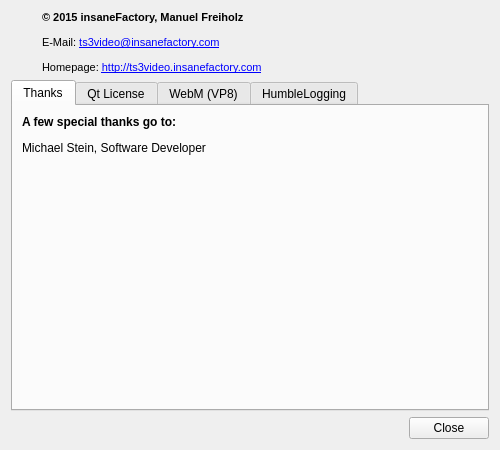
<?xml version="1.0" encoding="UTF-8"?>
<ui version="4.0">
 <class>AboutWidget</class>
 <widget class="QWidget" name="AboutWidget">
  <property name="geometry">
   <rect>
    <x>0</x>
    <y>0</y>
    <width>500</width>
    <height>450</height>
   </rect>
  </property>
  <property name="minimumSize">
   <size>
    <width>500</width>
    <height>450</height>
   </size>
  </property>
  <property name="windowTitle">
   <string>About</string>
  </property>
  <layout class="QVBoxLayout" name="verticalLayout">
   <item>
    <layout class="QHBoxLayout" name="horizontalLayout" stretch="0,1">
     <property name="spacing">
      <number>24</number>
     </property>
     <item>
      <widget class="QLabel" name="label">
       <property name="text">
        <string/>
       </property>
       <property name="pixmap">
        <pixmap resource="../res/res.qrc">:/insanefactory-77x128.png</pixmap>
       </property>
      </widget>
     </item>
     <item>
      <widget class="QLabel" name="label_2">
       <property name="text">
        <string>&lt;!DOCTYPE HTML PUBLIC &quot;-//W3C//DTD HTML 4.0//EN&quot; &quot;http://www.w3.org/TR/REC-html40/strict.dtd&quot;&gt;
&lt;html&gt;&lt;head&gt;&lt;meta name=&quot;qrichtext&quot; content=&quot;1&quot; /&gt;&lt;style type=&quot;text/css&quot;&gt;
p, li { white-space: pre-wrap; }
&lt;/style&gt;&lt;/head&gt;&lt;body style=&quot; font-family:'MS Shell Dlg 2'; font-size:8pt; font-weight:400; font-style:normal;&quot;&gt;
&lt;p style=&quot; margin-top:12px; margin-bottom:12px; margin-left:0px; margin-right:0px; -qt-block-indent:0; text-indent:0px;&quot;&gt;&lt;span style=&quot; font-weight:600;&quot;&gt;© 2015 insaneFactory, Manuel Freiholz&lt;/span&gt;&lt;/p&gt;
&lt;p style=&quot; margin-top:12px; margin-bottom:12px; margin-left:0px; margin-right:0px; -qt-block-indent:0; text-indent:0px;&quot;&gt;E-Mail: &lt;a href=&quot;mailto:ts3video@insanefactory.com&quot;&gt;&lt;span style=&quot; text-decoration: underline; color:#0000ff;&quot;&gt;ts3video@insanefactory.com&lt;/span&gt;&lt;/a&gt;&lt;/p&gt;
&lt;p style=&quot; margin-top:12px; margin-bottom:12px; margin-left:0px; margin-right:0px; -qt-block-indent:0; text-indent:0px;&quot;&gt;Homepage: &lt;a href=&quot;http://ts3video.insanefactory.com&quot;&gt;&lt;span style=&quot; text-decoration: underline; color:#0000ff;&quot;&gt;http://ts3video.insanefactory.com&lt;/span&gt;&lt;/a&gt;&lt;/p&gt;&lt;/body&gt;&lt;/html&gt;</string>
       </property>
       <property name="textFormat">
        <enum>Qt::RichText</enum>
       </property>
       <property name="openExternalLinks">
        <bool>true</bool>
       </property>
      </widget>
     </item>
    </layout>
   </item>
   <item>
    <widget class="QTabWidget" name="tabWidget">
     <property name="currentIndex">
      <number>0</number>
     </property>
     <widget class="QWidget" name="tab">
      <attribute name="title">
       <string>Thanks</string>
      </attribute>
      <layout class="QVBoxLayout" name="verticalLayout_4">
       <item>
        <widget class="QLabel" name="label_3">
         <property name="text">
          <string>&lt;html&gt;&lt;head/&gt;&lt;body&gt;&lt;p&gt;&lt;span style=&quot; font-weight:600;&quot;&gt;A few special thanks go to:&lt;/span&gt;&lt;/p&gt;&lt;p&gt;Michael Stein, Software Developer&lt;/p&gt;&lt;/body&gt;&lt;/html&gt;</string>
         </property>
         <property name="alignment">
          <set>Qt::AlignLeading|Qt::AlignLeft|Qt::AlignTop</set>
         </property>
        </widget>
       </item>
      </layout>
     </widget>
     <widget class="QWidget" name="tab_2">
      <attribute name="title">
       <string>Qt License</string>
      </attribute>
      <layout class="QVBoxLayout" name="verticalLayout_2">
       <item>
        <widget class="QPlainTextEdit" name="plainTextEdit">
         <property name="readOnly">
          <bool>true</bool>
         </property>
         <property name="plainText">
          <string>                   GNU LESSER GENERAL PUBLIC LICENSE
                       Version 3, 29 June 2007

 Copyright (C) 2007 Free Software Foundation, Inc. &lt;http://fsf.org/&gt;
 Everyone is permitted to copy and distribute verbatim copies
 of this license document, but changing it is not allowed.

  This version of the GNU Lesser General Public License incorporates
the terms and conditions of version 3 of the GNU General Public
License, supplemented by the additional permissions listed below.

  0. Additional Definitions.

  As used herein, &quot;this License&quot; refers to version 3 of the GNU Lesser
General Public License, and the &quot;GNU GPL&quot; refers to version 3 of the GNU
General Public License.

  &quot;The Library&quot; refers to a covered work governed by this License,
other than an Application or a Combined Work as defined below.

  An &quot;Application&quot; is any work that makes use of an interface provided
by the Library, but which is not otherwise based on the Library.
Defining a subclass of a class defined by the Library is deemed a mode
of using an interface provided by the Library.

  A &quot;Combined Work&quot; is a work produced by combining or linking an
Application with the Library.  The particular version of the Library
with which the Combined Work was made is also called the &quot;Linked
Version&quot;.

  The &quot;Minimal Corresponding Source&quot; for a Combined Work means the
Corresponding Source for the Combined Work, excluding any source code
for portions of the Combined Work that, considered in isolation, are
based on the Application, and not on the Linked Version.

  The &quot;Corresponding Application Code&quot; for a Combined Work means the
object code and/or source code for the Application, including any data
and utility programs needed for reproducing the Combined Work from the
Application, but excluding the System Libraries of the Combined Work.

  1. Exception to Section 3 of the GNU GPL.

  You may convey a covered work under sections 3 and 4 of this License
without being bound by section 3 of the GNU GPL.

  2. Conveying Modified Versions.

  If you modify a copy of the Library, and, in your modifications, a
facility refers to a function or data to be supplied by an Application
that uses the facility (other than as an argument passed when the
facility is invoked), then you may convey a copy of the modified
version:

   a) under this License, provided that you make a good faith effort to
   ensure that, in the event an Application does not supply the
   function or data, the facility still operates, and performs
   whatever part of its purpose remains meaningful, or

   b) under the GNU GPL, with none of the additional permissions of
   this License applicable to that copy.

  3. Object Code Incorporating Material from Library Header Files.

  The object code form of an Application may incorporate material from
a header file that is part of the Library.  You may convey such object
code under terms of your choice, provided that, if the incorporated
material is not limited to numerical parameters, data structure
layouts and accessors, or small macros, inline functions and templates
(ten or fewer lines in length), you do both of the following:

   a) Give prominent notice with each copy of the object code that the
   Library is used in it and that the Library and its use are
   covered by this License.

   b) Accompany the object code with a copy of the GNU GPL and this license
   document.

  4. Combined Works.

  You may convey a Combined Work under terms of your choice that,
taken together, effectively do not restrict modification of the
portions of the Library contained in the Combined Work and reverse
engineering for debugging such modifications, if you also do each of
the following:

   a) Give prominent notice with each copy of the Combined Work that
   the Library is used in it and that the Library and its use are
   covered by this License.

   b) Accompany the Combined Work with a copy of the GNU GPL and this license
   document.

   c) For a Combined Work that displays copyright notices during
   execution, include the copyright notice for the Library among
   these notices, as well as a reference directing the user to the
   copies of the GNU GPL and this license document.

   d) Do one of the following:

       0) Convey the Minimal Corresponding Source under the terms of this
       License, and the Corresponding Application Code in a form
       suitable for, and under terms that permit, the user to
       recombine or relink the Application with a modified version of
       the Linked Version to produce a modified Combined Work, in the
       manner specified by section 6 of the GNU GPL for conveying
       Corresponding Source.

       1) Use a suitable shared library mechanism for linking with the
       Library.  A suitable mechanism is one that (a) uses at run time
       a copy of the Library already present on the user's computer
       system, and (b) will operate properly with a modified version
       of the Library that is interface-compatible with the Linked
       Version.

   e) Provide Installation Information, but only if you would otherwise
   be required to provide such information under section 6 of the
   GNU GPL, and only to the extent that such information is
   necessary to install and execute a modified version of the
   Combined Work produced by recombining or relinking the
   Application with a modified version of the Linked Version. (If
   you use option 4d0, the Installation Information must accompany
   the Minimal Corresponding Source and Corresponding Application
   Code. If you use option 4d1, you must provide the Installation
   Information in the manner specified by section 6 of the GNU GPL
   for conveying Corresponding Source.)

  5. Combined Libraries.

  You may place library facilities that are a work based on the
Library side by side in a single library together with other library
facilities that are not Applications and are not covered by this
License, and convey such a combined library under terms of your
choice, if you do both of the following:

   a) Accompany the combined library with a copy of the same work based
   on the Library, uncombined with any other library facilities,
   conveyed under the terms of this License.

   b) Give prominent notice with the combined library that part of it
   is a work based on the Library, and explaining where to find the
   accompanying uncombined form of the same work.

  6. Revised Versions of the GNU Lesser General Public License.

  The Free Software Foundation may publish revised and/or new versions
of the GNU Lesser General Public License from time to time. Such new
versions will be similar in spirit to the present version, but may
differ in detail to address new problems or concerns.

  Each version is given a distinguishing version number. If the
Library as you received it specifies that a certain numbered version
of the GNU Lesser General Public License &quot;or any later version&quot;
applies to it, you have the option of following the terms and
conditions either of that published version or of any later version
published by the Free Software Foundation. If the Library as you
received it does not specify a version number of the GNU Lesser
General Public License, you may choose any version of the GNU Lesser
General Public License ever published by the Free Software Foundation.

  If the Library as you received it specifies that a proxy can decide
whether future versions of the GNU Lesser General Public License shall
apply, that proxy's public statement of acceptance of any version is
permanent authorization for you to choose that version for the
Library.
LGPL version 2.1

                  GNU LESSER GENERAL PUBLIC LICENSE
                       Version 2.1, February 1999

 Copyright (C) 1991, 1999 Free Software Foundation, Inc.
 51 Franklin Street, Fifth Floor, Boston, MA  02110-1301  USA
 Everyone is permitted to copy and distribute verbatim copies
 of this license document, but changing it is not allowed.

[This is the first released version of the Lesser GPL.  It also counts
 as the successor of the GNU Library Public License, version 2, hence
 the version number 2.1.]

                            Preamble

  The licenses for most software are designed to take away your
freedom to share and change it.  By contrast, the GNU General Public
Licenses are intended to guarantee your freedom to share and change
free software--to make sure the software is free for all its users.

  This license, the Lesser General Public License, applies to some
specially designated software packages--typically libraries--of the
Free Software Foundation and other authors who decide to use it.  You
can use it too, but we suggest you first think carefully about whether
this license or the ordinary General Public License is the better
strategy to use in any particular case, based on the explanations below.

  When we speak of free software, we are referring to freedom of use,
not price.  Our General Public Licenses are designed to make sure that
you have the freedom to distribute copies of free software (and charge
for this service if you wish); that you receive source code or can get
it if you want it; that you can change the software and use pieces of
it in new free programs; and that you are informed that you can do
these things.

  To protect your rights, we need to make restrictions that forbid
distributors to deny you these rights or to ask you to surrender these
rights.  These restrictions translate to certain responsibilities for
you if you distribute copies of the library or if you modify it.

  For example, if you distribute copies of the library, whether gratis
or for a fee, you must give the recipients all the rights that we gave
you.  You must make sure that they, too, receive or can get the source
code.  If you link other code with the library, you must provide
complete object files to the recipients, so that they can relink them
with the library after making changes to the library and recompiling
it.  And you must show them these terms so they know their rights.

  We protect your rights with a two-step method: (1) we copyright the
library, and (2) we offer you this license, which gives you legal
permission to copy, distribute and/or modify the library.

  To protect each distributor, we want to make it very clear that
there is no warranty for the free library.  Also, if the library is
modified by someone else and passed on, the recipients should know
that what they have is not the original version, so that the original
author's reputation will not be affected by problems that might be
introduced by others.

  Finally, software patents pose a constant threat to the existence of
any free program.  We wish to make sure that a company cannot
effectively restrict the users of a free program by obtaining a
restrictive license from a patent holder.  Therefore, we insist that
any patent license obtained for a version of the library must be
consistent with the full freedom of use specified in this license.

  Most GNU software, including some libraries, is covered by the
ordinary GNU General Public License.  This license, the GNU Lesser
General Public License, applies to certain designated libraries, and
is quite different from the ordinary General Public License.  We use
this license for certain libraries in order to permit linking those
libraries into non-free programs.

  When a program is linked with a library, whether statically or using
a shared library, the combination of the two is legally speaking a
combined work, a derivative of the original library.  The ordinary
General Public License therefore permits such linking only if the
entire combination fits its criteria of freedom.  The Lesser General
Public License permits more lax criteria for linking other code with
the library.

  We call this license the &quot;Lesser&quot; General Public License because it
does Less to protect the user's freedom than the ordinary General
Public License.  It also provides other free software developers Less
of an advantage over competing non-free programs.  These disadvantages
are the reason we use the ordinary General Public License for many
libraries.  However, the Lesser license provides advantages in certain
special circumstances.

  For example, on rare occasions, there may be a special need to
encourage the widest possible use of a certain library, so that it becomes
a de-facto standard.  To achieve this, non-free programs must be
allowed to use the library.  A more frequent case is that a free
library does the same job as widely used non-free libraries.  In this
case, there is little to gain by limiting the free library to free
software only, so we use the Lesser General Public License.

  In other cases, permission to use a particular library in non-free
programs enables a greater number of people to use a large body of
free software.  For example, permission to use the GNU C Library in
non-free programs enables many more people to use the whole GNU
operating system, as well as its variant, the GNU/Linux operating
system.

  Although the Lesser General Public License is Less protective of the
users' freedom, it does ensure that the user of a program that is
linked with the Library has the freedom and the wherewithal to run
that program using a modified version of the Library.

  The precise terms and conditions for copying, distribution and
modification follow.  Pay close attention to the difference between a
&quot;work based on the library&quot; and a &quot;work that uses the library&quot;.  The
former contains code derived from the library, whereas the latter must
be combined with the library in order to run.

                  GNU LESSER GENERAL PUBLIC LICENSE
   TERMS AND CONDITIONS FOR COPYING, DISTRIBUTION AND MODIFICATION

  0. This License Agreement applies to any software library or other
program which contains a notice placed by the copyright holder or
other authorized party saying it may be distributed under the terms of
this Lesser General Public License (also called &quot;this License&quot;).
Each licensee is addressed as &quot;you&quot;.

  A &quot;library&quot; means a collection of software functions and/or data
prepared so as to be conveniently linked with application programs
(which use some of those functions and data) to form executables.

  The &quot;Library&quot;, below, refers to any such software library or work
which has been distributed under these terms.  A &quot;work based on the
Library&quot; means either the Library or any derivative work under
copyright law: that is to say, a work containing the Library or a
portion of it, either verbatim or with modifications and/or translated
straightforwardly into another language.  (Hereinafter, translation is
included without limitation in the term &quot;modification&quot;.)

  &quot;Source code&quot; for a work means the preferred form of the work for
making modifications to it.  For a library, complete source code means
all the source code for all modules it contains, plus any associated
interface definition files, plus the scripts used to control compilation
and installation of the library.

  Activities other than copying, distribution and modification are not
covered by this License; they are outside its scope.  The act of
running a program using the Library is not restricted, and output from
such a program is covered only if its contents constitute a work based
on the Library (independent of the use of the Library in a tool for
writing it).  Whether that is true depends on what the Library does
and what the program that uses the Library does.

  1. You may copy and distribute verbatim copies of the Library's
complete source code as you receive it, in any medium, provided that
you conspicuously and appropriately publish on each copy an
appropriate copyright notice and disclaimer of warranty; keep intact
all the notices that refer to this License and to the absence of any
warranty; and distribute a copy of this License along with the
Library.

  You may charge a fee for the physical act of transferring a copy,
and you may at your option offer warranty protection in exchange for a
fee.

  2. You may modify your copy or copies of the Library or any portion
of it, thus forming a work based on the Library, and copy and
distribute such modifications or work under the terms of Section 1
above, provided that you also meet all of these conditions:

    a) The modified work must itself be a software library.

    b) You must cause the files modified to carry prominent notices
    stating that you changed the files and the date of any change.

    c) You must cause the whole of the work to be licensed at no
    charge to all third parties under the terms of this License.

    d) If a facility in the modified Library refers to a function or a
    table of data to be supplied by an application program that uses
    the facility, other than as an argument passed when the facility
    is invoked, then you must make a good faith effort to ensure that,
    in the event an application does not supply such function or
    table, the facility still operates, and performs whatever part of
    its purpose remains meaningful.

    (For example, a function in a library to compute square roots has
    a purpose that is entirely well-defined independent of the
    application.  Therefore, Subsection 2d requires that any
    application-supplied function or table used by this function must
    be optional: if the application does not supply it, the square
    root function must still compute square roots.)

These requirements apply to the modified work as a whole.  If
identifiable sections of that work are not derived from the Library,
and can be reasonably considered independent and separate works in
themselves, then this License, and its terms, do not apply to those
sections when you distribute them as separate works.  But when you
distribute the same sections as part of a whole which is a work based
on the Library, the distribution of the whole must be on the terms of
this License, whose permissions for other licensees extend to the
entire whole, and thus to each and every part regardless of who wrote
it.

Thus, it is not the intent of this section to claim rights or contest
your rights to work written entirely by you; rather, the intent is to
exercise the right to control the distribution of derivative or
collective works based on the Library.

In addition, mere aggregation of another work not based on the Library
with the Library (or with a work based on the Library) on a volume of
a storage or distribution medium does not bring the other work under
the scope of this License.

  3. You may opt to apply the terms of the ordinary GNU General Public
License instead of this License to a given copy of the Library.  To do
this, you must alter all the notices that refer to this License, so
that they refer to the ordinary GNU General Public License, version 2,
instead of to this License.  (If a newer version than version 2 of the
ordinary GNU General Public License has appeared, then you can specify
that version instead if you wish.)  Do not make any other change in
these notices.

  Once this change is made in a given copy, it is irreversible for
that copy, so the ordinary GNU General Public License applies to all
subsequent copies and derivative works made from that copy.

  This option is useful when you wish to copy part of the code of
the Library into a program that is not a library.

  4. You may copy and distribute the Library (or a portion or
derivative of it, under Section 2) in object code or executable form
under the terms of Sections 1 and 2 above provided that you accompany
it with the complete corresponding machine-readable source code, which
must be distributed under the terms of Sections 1 and 2 above on a
medium customarily used for software interchange.

  If distribution of object code is made by offering access to copy
from a designated place, then offering equivalent access to copy the
source code from the same place satisfies the requirement to
distribute the source code, even though third parties are not
compelled to copy the source along with the object code.

  5. A program that contains no derivative of any portion of the
Library, but is designed to work with the Library by being compiled or
linked with it, is called a &quot;work that uses the Library&quot;.  Such a
work, in isolation, is not a derivative work of the Library, and
therefore falls outside the scope of this License.

  However, linking a &quot;work that uses the Library&quot; with the Library
creates an executable that is a derivative of the Library (because it
contains portions of the Library), rather than a &quot;work that uses the
library&quot;.  The executable is therefore covered by this License.
Section 6 states terms for distribution of such executables.

  When a &quot;work that uses the Library&quot; uses material from a header file
that is part of the Library, the object code for the work may be a
derivative work of the Library even though the source code is not.
Whether this is true is especially significant if the work can be
linked without the Library, or if the work is itself a library.  The
threshold for this to be true is not precisely defined by law.

  If such an object file uses only numerical parameters, data
structure layouts and accessors, and small macros and small inline
functions (ten lines or less in length), then the use of the object
file is unrestricted, regardless of whether it is legally a derivative
work.  (Executables containing this object code plus portions of the
Library will still fall under Section 6.)

  Otherwise, if the work is a derivative of the Library, you may
distribute the object code for the work under the terms of Section 6.
Any executables containing that work also fall under Section 6,
whether or not they are linked directly with the Library itself.

  6. As an exception to the Sections above, you may also combine or
link a &quot;work that uses the Library&quot; with the Library to produce a
work containing portions of the Library, and distribute that work
under terms of your choice, provided that the terms permit
modification of the work for the customer's own use and reverse
engineering for debugging such modifications.

  You must give prominent notice with each copy of the work that the
Library is used in it and that the Library and its use are covered by
this License.  You must supply a copy of this License.  If the work
during execution displays copyright notices, you must include the
copyright notice for the Library among them, as well as a reference
directing the user to the copy of this License.  Also, you must do one
of these things:

    a) Accompany the work with the complete corresponding
    machine-readable source code for the Library including whatever
    changes were used in the work (which must be distributed under
    Sections 1 and 2 above); and, if the work is an executable linked
    with the Library, with the complete machine-readable &quot;work that
    uses the Library&quot;, as object code and/or source code, so that the
    user can modify the Library and then relink to produce a modified
    executable containing the modified Library.  (It is understood
    that the user who changes the contents of definitions files in the
    Library will not necessarily be able to recompile the application
    to use the modified definitions.)

    b) Use a suitable shared library mechanism for linking with the
    Library.  A suitable mechanism is one that (1) uses at run time a
    copy of the library already present on the user's computer system,
    rather than copying library functions into the executable, and (2)
    will operate properly with a modified version of the library, if
    the user installs one, as long as the modified version is
    interface-compatible with the version that the work was made with.

    c) Accompany the work with a written offer, valid for at
    least three years, to give the same user the materials
    specified in Subsection 6a, above, for a charge no more
    than the cost of performing this distribution.

    d) If distribution of the work is made by offering access to copy
    from a designated place, offer equivalent access to copy the above
    specified materials from the same place.

    e) Verify that the user has already received a copy of these
    materials or that you have already sent this user a copy.

  For an executable, the required form of the &quot;work that uses the
Library&quot; must include any data and utility programs needed for
reproducing the executable from it.  However, as a special exception,
the materials to be distributed need not include anything that is
normally distributed (in either source or binary form) with the major
components (compiler, kernel, and so on) of the operating system on
which the executable runs, unless that component itself accompanies
the executable.

  It may happen that this requirement contradicts the license
restrictions of other proprietary libraries that do not normally
accompany the operating system.  Such a contradiction means you cannot
use both them and the Library together in an executable that you
distribute.

  7. You may place library facilities that are a work based on the
Library side-by-side in a single library together with other library
facilities not covered by this License, and distribute such a combined
library, provided that the separate distribution of the work based on
the Library and of the other library facilities is otherwise
permitted, and provided that you do these two things:

    a) Accompany the combined library with a copy of the same work
    based on the Library, uncombined with any other library
    facilities.  This must be distributed under the terms of the
    Sections above.

    b) Give prominent notice with the combined library of the fact
    that part of it is a work based on the Library, and explaining
    where to find the accompanying uncombined form of the same work.

  8. You may not copy, modify, sublicense, link with, or distribute
0the Library except as expressly provided under this License.  Any
attempt otherwise to copy, modify, sublicense, link with, or
distribute the Library is void, and will automatically terminate your
rights under this License.  However, parties who have received copies,
or rights, from you under this License will not have their licenses
terminated so long as such parties remain in full compliance.

  9. You are not required to accept this License, since you have not
signed it.  However, nothing else grants you permission to modify or
distribute the Library or its derivative works.  These actions are
prohibited by law if you do not accept this License.  Therefore, by
modifying or distributing the Library (or any work based on the
Library), you indicate your acceptance of this License to do so, and
all its terms and conditions for copying, distributing or modifying
the Library or works based on it.

  10. Each time you redistribute the Library (or any work based on the
Library), the recipient automatically receives a license from the
original licensor to copy, distribute, link with or modify the Library
subject to these terms and conditions.  You may not impose any further
restrictions on the recipients' exercise of the rights granted herein.
You are not responsible for enforcing compliance by third parties with
this License.

  11. If, as a consequence of a court judgment or allegation of patent
infringement or for any other reason (not limited to patent issues),
conditions are imposed on you (whether by court order, agreement or
otherwise) that contradict the conditions of this License, they do not
excuse you from the conditions of this License.  If you cannot
distribute so as to satisfy simultaneously your obligations under this
License and any other pertinent obligations, then as a consequence you
may not distribute the Library at all.  For example, if a patent
license would not permit royalty-free redistribution of the Library by
all those who receive copies directly or indirectly through you, then
the only way you could satisfy both it and this License would be to
refrain entirely from distribution of the Library.

If any portion of this section is held invalid or unenforceable under any
particular circumstance, the balance of the section is intended to apply,
and the section as a whole is intended to apply in other circumstances.

It is not the purpose of this section to induce you to infringe any
patents or other property right claims or to contest validity of any
such claims; this section has the sole purpose of protecting the
integrity of the free software distribution system which is
implemented by public license practices.  Many people have made
generous contributions to the wide range of software distributed
through that system in reliance on consistent application of that
system; it is up to the author/donor to decide if he or she is willing
to distribute software through any other system and a licensee cannot
impose that choice.

This section is intended to make thoroughly clear what is believed to
be a consequence of the rest of this License.

  12. If the distribution and/or use of the Library is restricted in
certain countries either by patents or by copyrighted interfaces, the
original copyright holder who places the Library under this License may add
an explicit geographical distribution limitation excluding those countries,
so that distribution is permitted only in or among countries not thus
excluded.  In such case, this License incorporates the limitation as if
written in the body of this License.

  13. The Free Software Foundation may publish revised and/or new
versions of the Lesser General Public License from time to time.
Such new versions will be similar in spirit to the present version,
but may differ in detail to address new problems or concerns.

Each version is given a distinguishing version number.  If the Library
specifies a version number of this License which applies to it and
&quot;any later version&quot;, you have the option of following the terms and
conditions either of that version or of any later version published by
the Free Software Foundation.  If the Library does not specify a
license version number, you may choose any version ever published by
the Free Software Foundation.

  14. If you wish to incorporate parts of the Library into other free
programs whose distribution conditions are incompatible with these,
write to the author to ask for permission.  For software which is
copyrighted by the Free Software Foundation, write to the Free
Software Foundation; we sometimes make exceptions for this.  Our
decision will be guided by the two goals of preserving the free status
of all derivatives of our free software and of promoting the sharing
and reuse of software generally.

                            NO WARRANTY

  15. BECAUSE THE LIBRARY IS LICENSED FREE OF CHARGE, THERE IS NO
WARRANTY FOR THE LIBRARY, TO THE EXTENT PERMITTED BY APPLICABLE LAW.
EXCEPT WHEN OTHERWISE STATED IN WRITING THE COPYRIGHT HOLDERS AND/OR
OTHER PARTIES PROVIDE THE LIBRARY &quot;AS IS&quot; WITHOUT WARRANTY OF ANY
KIND, EITHER EXPRESSED OR IMPLIED, INCLUDING, BUT NOT LIMITED TO, THE
IMPLIED WARRANTIES OF MERCHANTABILITY AND FITNESS FOR A PARTICULAR
PURPOSE.  THE ENTIRE RISK AS TO THE QUALITY AND PERFORMANCE OF THE
LIBRARY IS WITH YOU.  SHOULD THE LIBRARY PROVE DEFECTIVE, YOU ASSUME
THE COST OF ALL NECESSARY SERVICING, REPAIR OR CORRECTION.

  16. IN NO EVENT UNLESS REQUIRED BY APPLICABLE LAW OR AGREED TO IN
WRITING WILL ANY COPYRIGHT HOLDER, OR ANY OTHER PARTY WHO MAY MODIFY
AND/OR REDISTRIBUTE THE LIBRARY AS PERMITTED ABOVE, BE LIABLE TO YOU
FOR DAMAGES, INCLUDING ANY GENERAL, SPECIAL, INCIDENTAL OR
CONSEQUENTIAL DAMAGES ARISING OUT OF THE USE OR INABILITY TO USE THE
LIBRARY (INCLUDING BUT NOT LIMITED TO LOSS OF DATA OR DATA BEING
RENDERED INACCURATE OR LOSSES SUSTAINED BY YOU OR THIRD PARTIES OR A
FAILURE OF THE LIBRARY TO OPERATE WITH ANY OTHER SOFTWARE), EVEN IF
SUCH HOLDER OR OTHER PARTY HAS BEEN ADVISED OF THE POSSIBILITY OF SUCH
DAMAGES.

                     END OF TERMS AND CONDITIONS

           How to Apply These Terms to Your New Libraries

  If you develop a new library, and you want it to be of the greatest
possible use to the public, we recommend making it free software that
everyone can redistribute and change.  You can do so by permitting
redistribution under these terms (or, alternatively, under the terms of the
ordinary General Public License).

  To apply these terms, attach the following notices to the library.  It is
safest to attach them to the start of each source file to most effectively
convey the exclusion of warranty; and each file should have at least the
&quot;copyright&quot; line and a pointer to where the full notice is found.

    &lt;one line to give the library's name and a brief idea of what it does.&gt;
    Copyright (C) &lt;year&gt;  &lt;name of author&gt;

    This library is free software; you can redistribute it and/or
    modify it under the terms of the GNU Lesser General Public
    License as published by the Free Software Foundation; either
    version 2.1 of the License, or (at your option) any later version.

    This library is distributed in the hope that it will be useful,
    but WITHOUT ANY WARRANTY; without even the implied warranty of
    MERCHANTABILITY or FITNESS FOR A PARTICULAR PURPOSE.  See the GNU
    Lesser General Public License for more details.

    You should have received a copy of the GNU Lesser General Public
    License along with this library; if not, write to the Free Software
    Foundation, Inc., 51 Franklin Street, Fifth Floor, Boston, MA  02110-1301  USA

Also add information on how to contact you by electronic and paper mail.

You should also get your employer (if you work as a programmer) or your
school, if any, to sign a &quot;copyright disclaimer&quot; for the library, if
necessary.  Here is a sample; alter the names:

  Yoyodyne, Inc., hereby disclaims all copyright interest in the
  library `Frob' (a library for tweaking knobs) written by James Random Hacker.

  &lt;signature of Ty Coon&gt;, 1 April 1990
  Ty Coon, President of Vice

That's all there is to it!</string>
         </property>
        </widget>
       </item>
      </layout>
     </widget>
     <widget class="QWidget" name="tab_3">
      <attribute name="title">
       <string>WebM (VP8)</string>
      </attribute>
      <layout class="QVBoxLayout" name="verticalLayout_3">
       <item>
        <widget class="QPlainTextEdit" name="plainTextEdit_2">
         <property name="readOnly">
          <bool>true</bool>
         </property>
         <property name="plainText">
          <string>Software License
Copyright (c) 2010, Google Inc. All rights reserved.

Redistribution and use in source and binary forms, with or without modification, are permitted provided that the following conditions are met:

Redistributions of source code must retain the above copyright notice, this list of conditions and the following disclaimer.

Redistributions in binary form must reproduce the above copyright notice, this list of conditions and the following disclaimer in the documentation and/or other materials provided with the distribution.

Neither the name of Google nor the names of its contributors may be used to endorse or promote products derived from this software without specific prior written permission.

THIS SOFTWARE IS PROVIDED BY THE COPYRIGHT HOLDERS AND CONTRIBUTORS &quot;AS IS&quot; AND ANY EXPRESS OR IMPLIED WARRANTIES, INCLUDING, BUT NOT LIMITED TO, THE IMPLIED WARRANTIES OF MERCHANTABILITY AND FITNESS FOR A PARTICULAR PURPOSE ARE DISCLAIMED. IN NO EVENT SHALL THE COPYRIGHT HOLDER OR CONTRIBUTORS BE LIABLE FOR ANY DIRECT, INDIRECT, INCIDENTAL, SPECIAL, EXEMPLARY, OR CONSEQUENTIAL DAMAGES (INCLUDING, BUT NOT LIMITED TO, PROCUREMENT OF SUBSTITUTE GOODS OR SERVICES; LOSS OF USE, DATA, OR PROFITS; OR BUSINESS INTERRUPTION) HOWEVER CAUSED AND ON ANY THEORY OF LIABILITY, WHETHER IN CONTRACT, STRICT LIABILITY, OR TORT (INCLUDING NEGLIGENCE OR OTHERWISE) ARISING IN ANY WAY OUT OF THE USE OF THIS SOFTWARE, EVEN IF ADVISED OF THE POSSIBILITY OF SUCH DAMAGE.</string>
         </property>
        </widget>
       </item>
      </layout>
     </widget>
     <widget class="QWidget" name="tab_4">
      <attribute name="title">
       <string>HumbleLogging</string>
      </attribute>
      <layout class="QVBoxLayout" name="verticalLayout_5">
       <item>
        <widget class="QLabel" name="label_4">
         <property name="text">
          <string>&lt;html&gt;&lt;head/&gt;&lt;body&gt;&lt;p&gt;HumbleLogging is a lightweight C++ logging framework.&lt;/p&gt;&lt;p&gt;GitHub: &lt;a href=&quot;https://github.com/mfreiholz/humblelogging&quot;&gt;&lt;span style=&quot; text-decoration: underline; color:#0000ff;&quot;&gt;https://github.com/mfreiholz/humblelogging&lt;/span&gt;&lt;/a&gt;&lt;/p&gt;&lt;/body&gt;&lt;/html&gt;</string>
         </property>
         <property name="alignment">
          <set>Qt::AlignLeading|Qt::AlignLeft|Qt::AlignTop</set>
         </property>
        </widget>
       </item>
      </layout>
     </widget>
    </widget>
   </item>
   <item>
    <layout class="QHBoxLayout" name="horizontalLayout_2">
     <item>
      <widget class="QLabel" name="versionLabel">
       <property name="text">
        <string>&lt;VERSION&gt;</string>
       </property>
      </widget>
     </item>
     <item>
      <spacer name="horizontalSpacer">
       <property name="orientation">
        <enum>Qt::Horizontal</enum>
       </property>
       <property name="sizeHint" stdset="0">
        <size>
         <width>40</width>
         <height>20</height>
        </size>
       </property>
      </spacer>
     </item>
     <item>
      <widget class="QPushButton" name="closeButton">
       <property name="text">
        <string>Close</string>
       </property>
      </widget>
     </item>
    </layout>
   </item>
  </layout>
 </widget>
 <resources>
  <include location="../res/res.qrc"/>
 </resources>
 <connections>
  <connection>
   <sender>closeButton</sender>
   <signal>clicked()</signal>
   <receiver>AboutWidget</receiver>
   <slot>close()</slot>
   <hints>
    <hint type="sourcelabel">
     <x>180</x>
     <y>159</y>
    </hint>
    <hint type="destinationlabel">
     <x>180</x>
     <y>172</y>
    </hint>
   </hints>
  </connection>
 </connections>
</ui>
